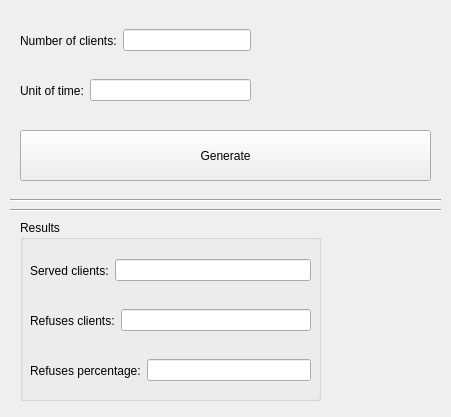
<?xml version="1.0" encoding="UTF-8"?>
<ui version="4.0">
 <class>Widget</class>
 <widget class="QWidget" name="Widget">
  <property name="geometry">
   <rect>
    <x>0</x>
    <y>0</y>
    <width>451</width>
    <height>417</height>
   </rect>
  </property>
  <property name="windowTitle">
   <string>Widget</string>
  </property>
  <widget class="QWidget" name="widget" native="true">
   <property name="geometry">
    <rect>
     <x>10</x>
     <y>10</y>
     <width>431</width>
     <height>401</height>
    </rect>
   </property>
   <widget class="Line" name="line">
    <property name="geometry">
     <rect>
      <x>0</x>
      <y>180</y>
      <width>441</width>
      <height>20</height>
     </rect>
    </property>
    <property name="orientation">
     <enum>Qt::Horizontal</enum>
    </property>
   </widget>
   <widget class="QGroupBox" name="groupBox_3">
    <property name="geometry">
     <rect>
      <x>10</x>
      <y>210</y>
      <width>301</width>
      <height>181</height>
     </rect>
    </property>
    <property name="title">
     <string>Results</string>
    </property>
    <widget class="QWidget" name="horizontalLayoutWidget_4">
     <property name="geometry">
      <rect>
       <x>10</x>
       <y>30</y>
       <width>281</width>
       <height>41</height>
      </rect>
     </property>
     <layout class="QHBoxLayout" name="horizontalLayout_4">
      <item>
       <widget class="QLabel" name="labelA_3">
        <property name="text">
         <string>Served clients:</string>
        </property>
       </widget>
      </item>
      <item>
       <widget class="QLineEdit" name="lineServed"/>
      </item>
     </layout>
    </widget>
    <widget class="QWidget" name="horizontalLayoutWidget_5">
     <property name="geometry">
      <rect>
       <x>10</x>
       <y>80</y>
       <width>281</width>
       <height>41</height>
      </rect>
     </property>
     <layout class="QHBoxLayout" name="horizontalLayout_5">
      <item>
       <widget class="QLabel" name="labelA_4">
        <property name="text">
         <string>Refuses clients:</string>
        </property>
       </widget>
      </item>
      <item>
       <widget class="QLineEdit" name="lineRefused"/>
      </item>
     </layout>
    </widget>
    <widget class="QWidget" name="horizontalLayoutWidget_6">
     <property name="geometry">
      <rect>
       <x>10</x>
       <y>130</y>
       <width>281</width>
       <height>41</height>
      </rect>
     </property>
     <layout class="QHBoxLayout" name="horizontalLayout_6">
      <item>
       <widget class="QLabel" name="labelA_5">
        <property name="text">
         <string>Refuses percentage:</string>
        </property>
       </widget>
      </item>
      <item>
       <widget class="QLineEdit" name="linePerRefused"/>
      </item>
     </layout>
    </widget>
   </widget>
   <widget class="Line" name="line_2">
    <property name="geometry">
     <rect>
      <x>0</x>
      <y>190</y>
      <width>441</width>
      <height>20</height>
     </rect>
    </property>
    <property name="orientation">
     <enum>Qt::Horizontal</enum>
    </property>
   </widget>
   <widget class="QWidget" name="horizontalLayoutWidget_8">
    <property name="geometry">
     <rect>
      <x>10</x>
      <y>10</y>
      <width>231</width>
      <height>41</height>
     </rect>
    </property>
    <layout class="QHBoxLayout" name="horizontalLayout_8">
     <item>
      <widget class="QLabel" name="labelA_7">
       <property name="text">
        <string>Number of clients:</string>
       </property>
      </widget>
     </item>
     <item>
      <widget class="QLineEdit" name="lineNumClients"/>
     </item>
    </layout>
   </widget>
   <widget class="QPushButton" name="pushButton">
    <property name="geometry">
     <rect>
      <x>10</x>
      <y>120</y>
      <width>411</width>
      <height>51</height>
     </rect>
    </property>
    <property name="text">
     <string>Generate</string>
    </property>
   </widget>
   <widget class="QWidget" name="horizontalLayoutWidget_9">
    <property name="geometry">
     <rect>
      <x>10</x>
      <y>60</y>
      <width>231</width>
      <height>41</height>
     </rect>
    </property>
    <layout class="QHBoxLayout" name="horizontalLayout_9">
     <item>
      <widget class="QLabel" name="labelA_8">
       <property name="text">
        <string>Unit of time:</string>
       </property>
      </widget>
     </item>
     <item>
      <widget class="QLineEdit" name="lineUnitTime"/>
     </item>
    </layout>
   </widget>
  </widget>
 </widget>
 <resources/>
 <connections/>
</ui>
